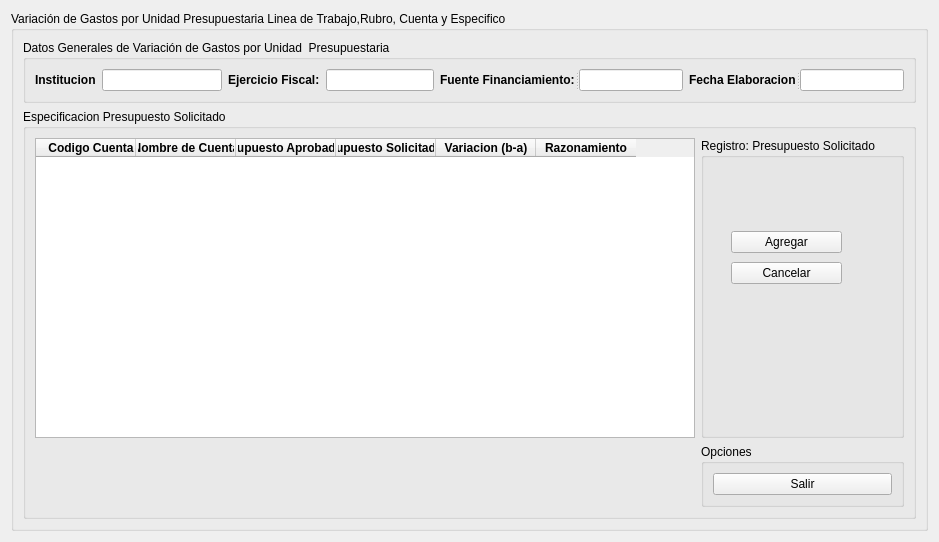
<?xml version="1.0" encoding="UTF-8"?>
<ui version="4.0">
 <class>Razonamiento</class>
 <widget class="QWidget" name="Razonamiento">
  <property name="windowModality">
   <enum>Qt::ApplicationModal</enum>
  </property>
  <property name="geometry">
   <rect>
    <x>0</x>
    <y>0</y>
    <width>938</width>
    <height>511</height>
   </rect>
  </property>
  <property name="cursor">
   <cursorShape>ArrowCursor</cursorShape>
  </property>
  <property name="windowTitle">
   <string>Registro de Razonamiento</string>
  </property>
  <property name="windowIcon">
   <iconset>
    <normaloff>:/iconos/cosas.jpg</normaloff>:/iconos/cosas.jpg</iconset>
  </property>
  <layout class="QGridLayout" name="gridLayout_4">
   <item row="0" column="0">
    <widget class="QGroupBox" name="groupBox_2">
     <property name="title">
      <string>Variación de Gastos por Unidad Presupuestaria Linea de Trabajo,Rubro, Cuenta y Especifico</string>
     </property>
     <property name="flat">
      <bool>false</bool>
     </property>
     <property name="checkable">
      <bool>false</bool>
     </property>
     <layout class="QGridLayout" name="gridLayout_3">
      <item row="0" column="0">
       <widget class="QGroupBox" name="groupBox">
        <property name="title">
         <string>Datos Generales de Variación de Gastos por Unidad  Presupuestaria</string>
        </property>
        <layout class="QGridLayout" name="gridLayout">
         <item row="0" column="0">
          <widget class="QLabel" name="Institucion">
           <property name="font">
            <font>
             <weight>75</weight>
             <bold>true</bold>
            </font>
           </property>
           <property name="text">
            <string>Institucion</string>
           </property>
          </widget>
         </item>
         <item row="0" column="2">
          <layout class="QHBoxLayout" name="horizontalLayout_6">
           <item>
            <widget class="QLabel" name="EjercicioFiscal">
             <property name="font">
              <font>
               <weight>75</weight>
               <bold>true</bold>
              </font>
             </property>
             <property name="text">
              <string>Ejercicio Fiscal:</string>
             </property>
            </widget>
           </item>
           <item>
            <widget class="QLineEdit" name="EjercicioFiscal2">
             <property name="readOnly">
              <bool>true</bool>
             </property>
            </widget>
           </item>
          </layout>
         </item>
         <item row="0" column="3">
          <layout class="QHBoxLayout" name="horizontalLayout_8">
           <item>
            <widget class="QSplitter" name="splitter_3">
             <property name="orientation">
              <enum>Qt::Horizontal</enum>
             </property>
             <widget class="QLabel" name="EjercicioFiscal_4">
              <property name="font">
               <font>
                <weight>75</weight>
                <bold>true</bold>
               </font>
              </property>
              <property name="text">
               <string>Fuente Financiamiento:</string>
              </property>
             </widget>
             <widget class="QLineEdit" name="FuenteFinanciamiento">
              <property name="readOnly">
               <bool>true</bool>
              </property>
             </widget>
            </widget>
           </item>
          </layout>
         </item>
         <item row="0" column="4">
          <layout class="QHBoxLayout" name="horizontalLayout_9">
           <item>
            <widget class="QSplitter" name="splitter">
             <property name="orientation">
              <enum>Qt::Horizontal</enum>
             </property>
             <widget class="QLabel" name="FechaElaboracion">
              <property name="font">
               <font>
                <weight>75</weight>
                <bold>true</bold>
               </font>
              </property>
              <property name="text">
               <string>Fecha Elaboracion</string>
              </property>
             </widget>
             <widget class="QLineEdit" name="Fecha">
              <property name="readOnly">
               <bool>true</bool>
              </property>
             </widget>
            </widget>
           </item>
          </layout>
         </item>
         <item row="0" column="1">
          <widget class="QLineEdit" name="Institucion2">
           <property name="readOnly">
            <bool>true</bool>
           </property>
          </widget>
         </item>
        </layout>
       </widget>
      </item>
      <item row="1" column="0">
       <widget class="QGroupBox" name="groupBox_3">
        <property name="title">
         <string>Especificacion Presupuesto Solicitado</string>
        </property>
        <layout class="QGridLayout" name="gridLayout_2">
         <item row="0" column="0">
          <widget class="QTableWidget" name="tablaRazonamiento">
           <property name="minimumSize">
            <size>
             <width>660</width>
             <height>300</height>
            </size>
           </property>
           <property name="maximumSize">
            <size>
             <width>800</width>
             <height>600</height>
            </size>
           </property>
           <property name="cursor" stdset="0">
            <cursorShape>ArrowCursor</cursorShape>
           </property>
           <property name="mouseTracking">
            <bool>true</bool>
           </property>
           <property name="autoFillBackground">
            <bool>true</bool>
           </property>
           <property name="lineWidth">
            <number>3</number>
           </property>
           <property name="editTriggers">
            <set>QAbstractItemView::AllEditTriggers</set>
           </property>
           <property name="dragEnabled">
            <bool>false</bool>
           </property>
           <property name="dragDropOverwriteMode">
            <bool>true</bool>
           </property>
           <property name="alternatingRowColors">
            <bool>true</bool>
           </property>
           <property name="textElideMode">
            <enum>Qt::ElideNone</enum>
           </property>
           <property name="horizontalScrollMode">
            <enum>QAbstractItemView::ScrollPerItem</enum>
           </property>
           <property name="wordWrap">
            <bool>false</bool>
           </property>
           <property name="rowCount">
            <number>0</number>
           </property>
           <property name="columnCount">
            <number>6</number>
           </property>
           <column>
            <property name="text">
             <string>   Codigo Cuenta</string>
            </property>
            <property name="font">
             <font>
              <weight>75</weight>
              <bold>true</bold>
             </font>
            </property>
           </column>
           <column>
            <property name="text">
             <string notr="true">Nombre de Cuenta</string>
            </property>
            <property name="font">
             <font>
              <weight>75</weight>
              <bold>true</bold>
             </font>
            </property>
           </column>
           <column>
            <property name="text">
             <string>Presupuesto Aprobado (a)</string>
            </property>
            <property name="font">
             <font>
              <weight>75</weight>
              <bold>true</bold>
             </font>
            </property>
           </column>
           <column>
            <property name="text">
             <string>Presupuesto Solicitado (b)</string>
            </property>
            <property name="font">
             <font>
              <weight>75</weight>
              <bold>true</bold>
             </font>
            </property>
           </column>
           <column>
            <property name="text">
             <string>Variacion (b-a)</string>
            </property>
            <property name="font">
             <font>
              <weight>75</weight>
              <bold>true</bold>
             </font>
            </property>
           </column>
           <column>
            <property name="text">
             <string>Razonamiento</string>
            </property>
            <property name="font">
             <font>
              <weight>75</weight>
              <bold>true</bold>
             </font>
            </property>
           </column>
          </widget>
         </item>
         <item row="0" column="3">
          <widget class="QGroupBox" name="groupBox_4">
           <property name="title">
            <string>Registro: Presupuesto Solicitado</string>
           </property>
           <widget class="QWidget" name="layoutWidget_2">
            <property name="geometry">
             <rect>
              <x>30</x>
              <y>90</y>
              <width>111</width>
              <height>61</height>
             </rect>
            </property>
            <layout class="QVBoxLayout" name="verticalLayout_2">
             <item>
              <widget class="QPushButton" name="AgregarButton">
               <property name="text">
                <string>Agregar</string>
               </property>
              </widget>
             </item>
             <item>
              <widget class="QPushButton" name="cancelarButton">
               <property name="text">
                <string>Cancelar</string>
               </property>
               <property name="icon">
                <iconset>
                 <normaloff>:/iconos/pre2-iconos.png</normaloff>:/iconos/pre2-iconos.png</iconset>
               </property>
              </widget>
             </item>
            </layout>
           </widget>
          </widget>
         </item>
         <item row="1" column="3">
          <widget class="QGroupBox" name="groupBox_5">
           <property name="title">
            <string>Opciones</string>
           </property>
           <layout class="QVBoxLayout" name="verticalLayout_5">
            <item>
             <widget class="QPushButton" name="salirButton">
              <property name="text">
               <string>Salir</string>
              </property>
             </widget>
            </item>
           </layout>
          </widget>
         </item>
        </layout>
       </widget>
      </item>
     </layout>
    </widget>
   </item>
  </layout>
 </widget>
 <resources/>
 <connections>
  <connection>
   <sender>salirButton</sender>
   <signal>clicked()</signal>
   <receiver>Razonamiento</receiver>
   <slot>close()</slot>
   <hints>
    <hint type="sourcelabel">
     <x>821</x>
     <y>460</y>
    </hint>
    <hint type="destinationlabel">
     <x>468</x>
     <y>239</y>
    </hint>
   </hints>
  </connection>
 </connections>
</ui>
